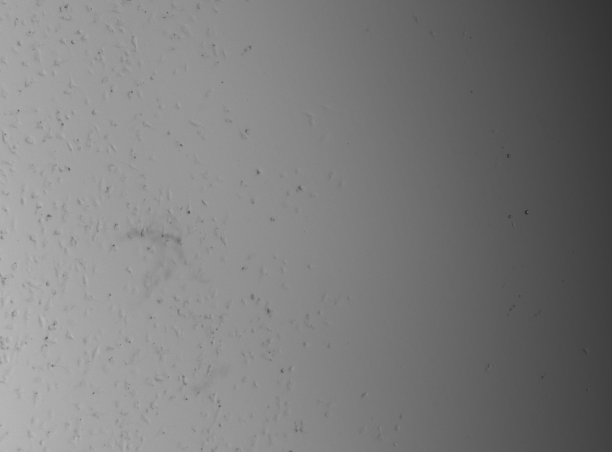
#> input picture SourceImages/B1_04_1_2_Bright_field/B1_04_1_2_Bright Field_005.tif, 1224 x 904 px, found by its file name (shown at 1/2 size); its folder holds only this picture in this run
$ python mainfilter_MENSI_SADA_PREDZPRAC_F1_nove.py
#> lines starting #> are read from the running program, lines starting #| are printed output that depends on the picture; after the words box and inside, x2 and y2 are one past the last pixel; in counts of white or black regions, pixels touching at a corner belong together
#-------------------------------------------------------------------------------
# Name:        module1
# Purpose:
#
# Author:      martin
#
# Created:     13.03.2024
# Copyright:   (c) martin 2024
# Licence:     <your licence>
#-------------------------------------------------------------------------------

#vychazi se z DATALIST souboru

import numpy as np
import math
import cv2
import os
import copy
# from matplotlib import pyplot as plt
import matplotlib.pyplot as plt
from sklearn.decomposition import FastICA
from scipy.ndimage import convolve
from collections import defaultdict

def Ziskej_obr(cesta,typ):
    seznam_obrazku = [os.path.join(cesta, f) for f in os.listdir(cesta) if f.endswith('.' + typ)]
    return seznam_obrazku

# [17 lines left out: functions Zobraz, Zobraz_RGB, not called in this run]

def normalize_image(image):
    min_val = np.min(image)
    max_val = np.max(image)
    normalized_image = (image - min_val) / (max_val - min_val)
    return normalized_image

def Nacti_souradnice(csv_soubor,cislo_obr):
    soubor = os.path.join(os.getcwd(),csv_soubor)
    # df = pd.read_csv(soubor)

    with open(soubor,'r') as f:
        radky = f.readlines()

    data_list = [] #elipsa od data_list[X][20]
    for line in radky:
            # Rozdělení řádku podle čárek
            items = line.strip().split(',')
            if items[8] == str(cislo_obr):
                data_list.append(items)
    return data_list

# [27 lines left out: functions Nakresli_znacky, Nakresli_znacky_stred, not called in this run]

def equalize_histogram_16bit(image):
    # Definice počtu intervalů
    num_bins = 65536  # Celý rozsah 16 bitů

    # Výpočet histogramu pro 16bitový obrázek
    hist, _ = np.histogram(image.flatten(), bins=num_bins, range=[0, 65535])

    # Kumuulativní distribuční funkce
    cdf = hist.cumsum()
    cdf_normalized = cdf / cdf[-1]

    # Vytvoření mapovací tabulky
    equalize_map = np.interp(image.flatten(), np.arange(0, 65536), cdf_normalized * 65535)
    equalize_map = np.uint16(equalize_map.reshape(image.shape))

    # Aplikace mapovací tabulky pro equalizaci histogramu
    equalized_image = equalize_map

    return equalized_image

def wiener_filter(image, kernel_size, noise_variance):
    # Převedení obrazu a jádra na float32
    image = np.float32(image)
    kernel = np.ones((kernel_size, kernel_size), np.float32) / (kernel_size ** 2)

    # Výpočet Fourierových transformací
    f_image = np.fft.fft2(image)
    f_kernel = np.fft.fft2(kernel,s=image.shape)

    # Výpočet mocnin Fourierových transformací
    f_image_squared = np.abs(f_image) ** 2
    f_kernel_squared = np.abs(f_kernel) ** 2

    # Wienerův filtr
    H = np.conj(f_kernel) / (f_kernel_squared + noise_variance)
    f_deconvolved = H * f_image
    deconvolved = np.fft.ifft2(f_deconvolved).real

    # Normalizace do rozsahu 0-255 ---- zatim do 65536
    deconvolved = np.uint8(np.clip(deconvolved, 0, 255))

    return deconvolved

def predzprac_ica_OK(obr):
    emc2_image_cv2 = obr
    ica_cv2 = FastICA(n_components = 1,whiten='arbitrary-variance')
    # reconstruct image with independent components
    emc2_image_ica_cv2 = ica_cv2.fit_transform(emc2_image_cv2)  #komponenty
    emc2_restored_cv2 = ica_cv2.inverse_transform(emc2_image_ica_cv2)
    normalized_img_cv2 = normalize_image(emc2_image_cv2-emc2_restored_cv2)
    normalized_img_cv2 = normalized_img_cv2 - normalized_img_cv2.min()
    normalized_img_cv2 = normalized_img_cv2 / normalized_img_cv2.max() * 65536
    new_img = np.uint16(normalized_img_cv2)
    return new_img

# Funkce pro výpočet Haarových funkcí
def haar_features(image, window_size):
    # Definování Haarových funkcí (vertikální, horizontální a diagonální)
    haar_vertical = np.array([[1], [-1]])  # Jednoduchý vertikální filtr
    haar_horizontal = np.array([[1, -1]])  # Jednoduchý horizontální filtr
    haar_diagonal = np.array([[1, -1], [-1, 1]])  # Diagonální filtr

    # Aplikace filtrů (konvoluce)
    response_vertical = convolve(image, haar_vertical)
    response_horizontal = convolve(image, haar_horizontal)
    response_diagonal = convolve(image, haar_diagonal)

    # Výpočet maximální odpovědi
    features = np.maximum(np.maximum(np.abs(response_vertical), np.abs(response_horizontal)), np.abs(response_diagonal))
    return features

# Funkce pro tvorbu PP obrazu
def compute_pp_image(image, window_size):
    # Normalizace obrazu na rozsah [0, 1]
    normalized_image = image.astype(np.float32) / 255.0

    # Výpočet Haarových funkcí
    haar_response = haar_features(normalized_image, window_size)

    # Prahování a vytvoření pravděpodobnostního obrazu
    # Použití slabého prahu (např. 0.5) pro rozlišení částic od pozadí
    particle_prob_map = np.where(haar_response > 0.05, 1, 0)

    return particle_prob_map


# [126 lines left out: functions vyhodnot_kontury_puvodni, vyhodnot_kontury, not called in this run]

def Zkontroluj_slozku(cesta):
    if not os.path.isdir(cesta):
        os.makedirs(cesta)

#*********************************************************************************************************
poradi = [0,1] # jedna nebo druha sada
slozka = ['B1_04_1_2_Bright_field','B1_04_1_4_Bright_field']
slozka_ulozeni = ['B1_04_1_2_F1_SCORE_KONTURY','B1_04_1_4_F1_SCORE_KONTURY']
csv_soubor = ['B1_04_2_2_spots.csv','B1_04_2_4_spots.csv']
F1_list = []
RECALL_list = []
PREC_list = []
slovnik_new = []
for sl in poradi:
    seznam_obrazku = Ziskej_obr(os.path.join(os.getcwd(),slozka[sl]),'tif')
    adresar_ulozeni = os.path.join(os.getcwd(),slozka_ulozeni[sl])
    plocha_all_images = []
    Zkontroluj_slozku(slozka_ulozeni[sl])

# prvni sada pres 200 obrazku
# gaussian_dict = {1: (119.5, 66.55215713212026),
#                  2: (229.5, 108.03040016461054),
#                  3: (355.0, 128.7770050799727),
#                  4: (555.5, 250.12789650389897)}

# # trvalo 33 minut pro stanoveni PRES VSECHNO
# gaussian_dict = {1: (136.0, 72.15442564845513),
#                   2: (248.5, 114.58050103980209),
#                   3: (373.5, 141.51299840398866),
#                   4: (576.0, 248.95364679759305)}

# with open('POCTY_HAAR_' + slozka + '_area_' +'.txt', 'w') as file:

    for cislo_obr in range(0,len(seznam_obrazku)):
        print(f'Zpracovava se obrazek cislo: {cislo_obr}')
        # =============================================================================
        # APLIKACE ICA ze zacatku
        # =============================================================================
        image = cv2.imread(seznam_obrazku[cislo_obr],cv2.IMREAD_ANYCOLOR | cv2.IMREAD_ANYDEPTH)
#> image is the input picture: shape (904, 1224) uint16; min 8445, max 49837, mean 32145.1
        # Zobraz(image)
        # ica_img = predzprac_ica(image) #ICA cast
        ica_img = predzprac_ica_OK(image) #ICA cast
#> in predzprac_ica_OK, `emc2_image_ica_cv2 = ica_cv2.fit_transform(emc2_image_cv2)`: emc2_image_ica_cv2 = 904 values, max 0.0417 at index 890, min -0.0811 at index 1, mean 0
#> in predzprac_ica_OK, `emc2_restored_cv2 = ica_cv2.inverse_transform(emc2_image_ica_cv2)`:
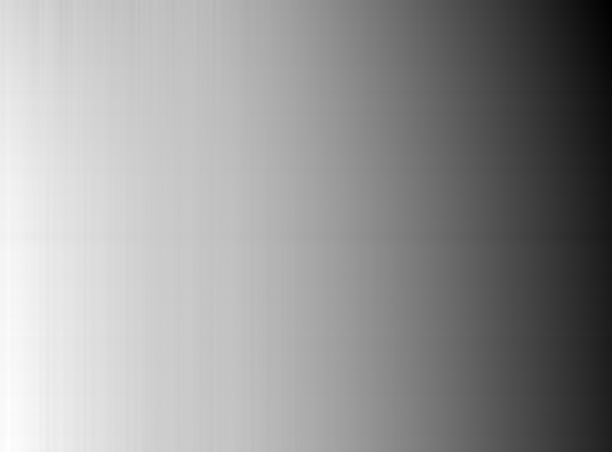
#> emc2_restored_cv2: shape (904, 1224) float64 (shown at 1/2 size); min 12816.6, max 45547.6, mean 32145.1; drawn with min black and max white
#> in normalize_image, `min_val = np.min(image)`: min_val = -21489.1
#> in normalize_image, `max_val = np.max(image)`: max_val = 9685.6
#> in normalize_image, `normalized_image = (image - min_val) / (max_val - min_val)`:
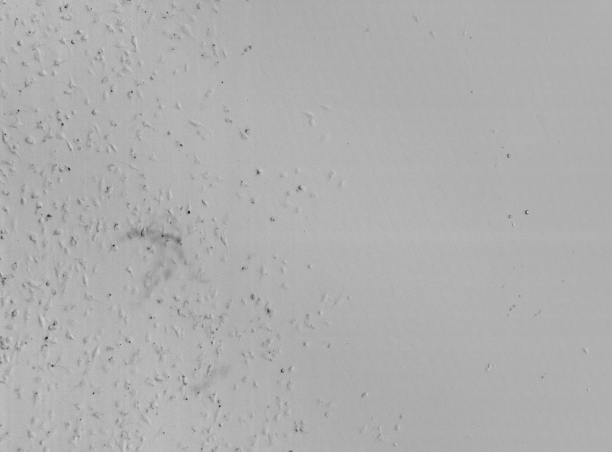
#> normalized_image: shape (904, 1224) float64 (shown at 1/2 size); min 0, max 1, mean 0.689
        # Zobraz(ica_img)
        clahe = cv2.createCLAHE(clipLimit=2, tileGridSize=(30,30)) #20-50
        image_s_ICA = clahe.apply(ica_img)
        # Zobraz(image_s_ICA)
        image_s_ICA = equalize_histogram_16bit(image_s_ICA)
#> in equalize_histogram_16bit, `equalize_map = np.uint16(equalize_map.reshape(image.shape))`:
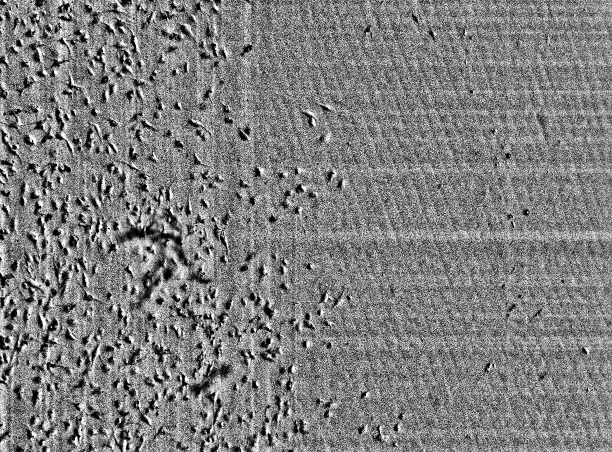
#> equalize_map: shape (904, 1224) uint16 (shown at 1/2 size); min 0, max 65535, mean 32767.6; drawn with min black and max white
        # Zobraz(image_s_ICA)

        kernel_size = 3
        noise_variance_ica = 68 #88 # Hodnota variance šumu (může být empiricky stanovena nebo odhadnuta) #95
        filtered_image_ica = wiener_filter(image_s_ICA, kernel_size, noise_variance_ica)
#> in wiener_filter, `deconvolved = np.uint8(np.clip(deconvolved, 0, 255))`:
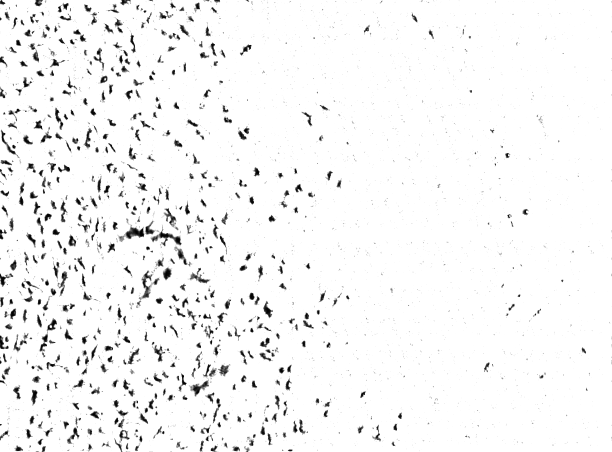
#> deconvolved: shape (904, 1224) (shown at 1/2 size); min 0, max 255, mean 245.3
        # Zobraz(filtered_image_ica)

        # POZOR NACITAME UPRAVENY VSTUP PO VSECH FILTRECH - ICA-CLAHE-EKVALIZACE-WIENER PAK TO JDE SEMKA
        # Nastavení velikosti okna pro Haarovy funkce
        window_size = 3

        # Výpočet PP obrazu
        pp_image = compute_pp_image(filtered_image_ica, window_size)
#> in haar_features, `response_horizontal = convolve(image, haar_horizontal)`:
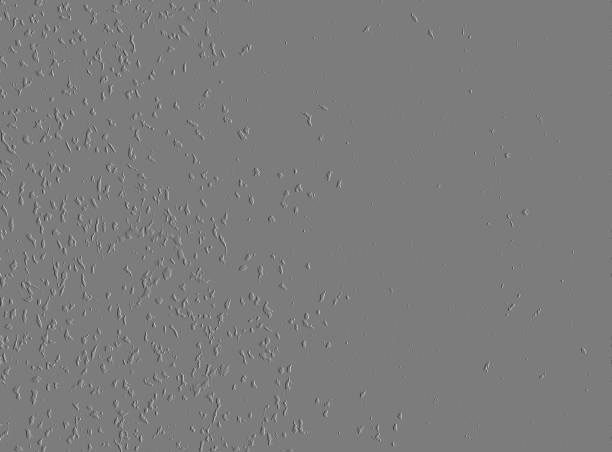
#> response_horizontal: shape (904, 1224) float32 (shown at 1/2 size); min -0.949, max 0.996, mean 7.97e-05; drawn with min black and max white
#> in compute_pp_image, `particle_prob_map = np.where(haar_response > 0.05, 1, 0)`:
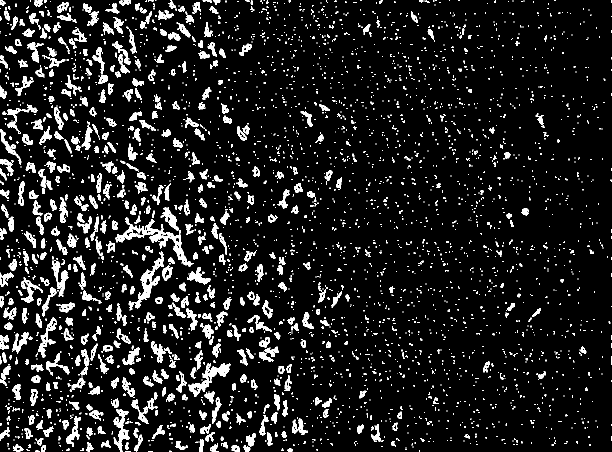
#> particle_prob_map: shape (904, 1224) int64 (shown at 1/2 size); values 0 (black) and 1 (white), 9.8% white; 3401 white regions (2728 under 20 px), largest, box (x1, y1, x2, y2) and area: (234, 435, 387, 533) 2700, (269, 502, 328, 617) 1577, (376, 726, 461, 794) 1517

        # Uložení výsledného obrazu
        totok = (pp_image*255).astype(np.uint8)
        # Zobraz(totok)

        # Aplikuj morfologickou dilataci pro uzavření mezer v konturách
        kernel = np.ones((2, 2), np.uint8)
        dilated = cv2.dilate(totok, kernel, iterations=1) # 1-3 iterace by sly
#> dilated: shape (904, 1224); 14% white; 3012 white regions (2039 under 20 px), largest, box (x1, y1, x2, y2) and area: (231, 435, 388, 534) 3466, (257, 502, 329, 622) 2100, (376, 726, 462, 795) 1911

        # Aplikuj morfologickou erozi, abys obnovil původní šířku kontury
        eroded = cv2.erode(dilated, kernel, iterations=1)
#> eroded: shape (904, 1224); 10.1% white; 3211 white regions (2555 under 20 px)

        # Najdi kontury na výsledném obrázku
        contours, _ = cv2.findContours(eroded, cv2.RETR_EXTERNAL, cv2.CHAIN_APPROX_SIMPLE)
#> contours = 3210 contours, 2692 with area under 20; largest, box (x1, y1, x2, y2) and area: (232, 436, 388, 534) 2926, (258, 503, 329, 622) 1635, (377, 727, 462, 795) 1586, (228, 819, 260, 904) 982, (77, 636, 115, 716) 830

        # Vytvoř masku pro vyplnění kontur
        filled_image = np.zeros_like(totok)

        # Vyplň nalezené kontury
        cv2.drawContours(filled_image, contours, -1, 255, thickness=cv2.FILLED)
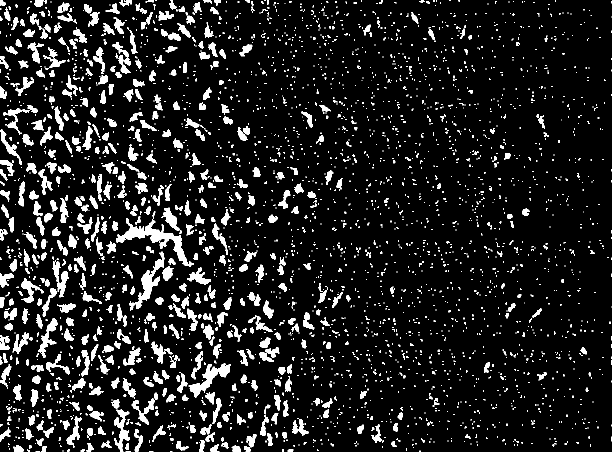
#> filled_image: shape (904, 1224) (shown at 1/2 size); 10.5% white; 3210 white regions (2554 under 20 px)

        # Najdi kontury na vyplněné masce (nyní to jsou oblasti v masce)
        mask_contours, _ = cv2.findContours(filled_image, cv2.RETR_EXTERNAL, cv2.CHAIN_APPROX_SIMPLE)
#> mask_contours has the same summary as contours
        # Zobraz(filled_image)
        # ************************************KONEC ZAKLADNI PROCES**********************************************************

        # # Nastav minimální a maximální plochu pro filtrování kontur
        min_plocha = 70  # Nastavte podle potřeby #25
        max_plocha = 5000  # Nastavte podle potřeby

        # np.savez(os.path.join(slozka_ulozeni,"Bright_Field_tuple_data_" + str(cislo_obr+1) + ".npz"), *mask_contours)

        # Vyfiltruj kontury na základě plochy
        filtered_contours = [contour for contour in mask_contours if min_plocha <= cv2.contourArea(contour) <= max_plocha]
#> filtered_contours = 388 contours; largest, box (x1, y1, x2, y2) and area: (232, 436, 388, 534) 2926, (258, 503, 329, 622) 1635, (377, 727, 462, 795) 1586, (228, 819, 260, 904) 982, (77, 636, 115, 716) 830
        data_list = Nacti_souradnice(csv_soubor[sl],cislo_obr)
#> (the run stopped early here; a loop or call above may not have finished)
